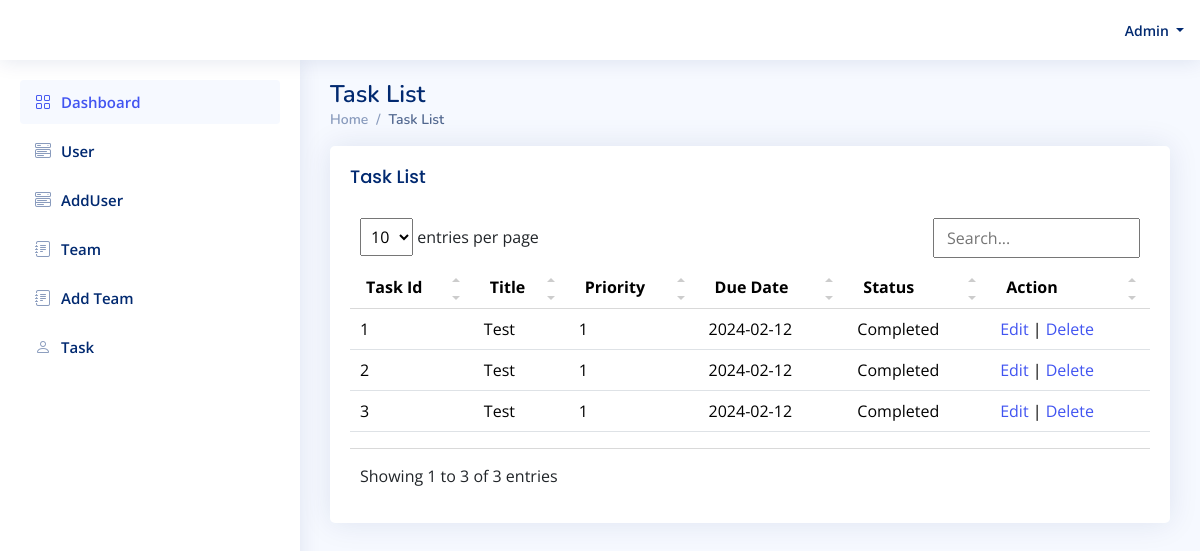
Screenshot of /tasks.php (signed in) with the database file from the repository.
### tables this page shows
CREATE TABLE `tasks` (
  `id` int(11) UNSIGNED NOT NULL,
  `title` varchar(255) NOT NULL,
  `description` text NOT NULL,
  `priority` tinyint(2) UNSIGNED NOT NULL COMMENT '1 => High, 2 => Normal, 3 => Low',
  `due_date` date NOT NULL,
  `status` tinyint(2) UNSIGNED NOT NULL DEFAULT 0 COMMENT '0=> Pending, 1 => Complete, 2=> In Progress,3 => Hold,  4 => Closed  ',
  `comment` text DEFAULT NULL,
  `file` varchar(255) DEFAULT NULL,
  `created` datetime NOT NULL,
  `modified` datetime NOT NULL
);

### classes/Task.php (called while the page is built, shortened)
<?php
class Task extends DB
{
    public static function getTask(){
        $qry = DB::$connection->query('SELECT * FROM `tasks`');
        $results = [];
        while($row = $qry->fetch_all(MYSQLI_ASSOC)){
            $results = $row;
        }
        return $results;
    }
}

### classes/Role.php (called while the page is built, shortened)
<?php
class Role extends DB
{
    public static function checkAccess($role_id, $action, $is_access =0){
        $stmt = DB::$connection->prepare('SELECT id, is_access FROM `user_role_access` WHERE role_id = ? AND `action` = ?');
        $stmt->bind_param("is", $role_id, $action);
        $stmt->execute();
        $result = $stmt->get_result();
        $row = $result->fetch_assoc();
        if($is_access){
            return $row['is_access'] ?? 0;
        } else {
            return $row['user_id'] ?? 0;
        }
    }
}

### tasks.php (the view, shortened to what this page needs)
<?php
include('config.php');
$user_id = $_SESSION['user']['id'];
if($_SESSION['user']['role_id']==3){
  $results = Task::getTaskByUser($user_id);
} else {
  $results = Task::getTask();
}
include('header.php');
include('header.inc');
include('left.inc');
?>
<main id="main" class="main">
<div class="pagetitle">
  <h1>Task List</h1>
  <nav>
    <ol class="breadcrumb">
      <li class="breadcrumb-item"><a href="/">Home</a></li>
      <li class="breadcrumb-item active">Task List</li>
    </ol>
  </nav>
</div>
<section class="section">
  <div class="row">
    <div class="col-lg-12">
      <div class="card">
        <div class="card-body">
          <h5 class="card-title">Task List</h5>
          <table class="table datatable">
            <thead>
              <tr>
                <th>Task Id</th>
                <th>Title</th>
                <th>Priority</th>
                <th>Due Date</th>
                <th>Status</th>
                <th>Action</th>
              </tr>
            </thead>
            <tbody>
                <?php
                if(!empty($results)){
                    foreach($results as $result){
                ?>
              <tr>
                <td><?php echo $result['id'];?></td>
                <td><?php echo $result['title'];?></td>
                <td><?php echo $result['priority'];?></td>
                <td><?php echo $result['due_date'];?></td>
                <td>
                  <?php if($result['status'] !=1) {
                     if($_SESSION['user']['role_id'] == 3) { ?>
                      <select id="status" name="status" class="form-select task_status" required data-id="<?php echo $result['id'];?>" onchange="update_status(<?php echo $result['id'];?>, this.value)">
                          <option>Choose Status...</option>
                          <?php foreach($task_status as $key => $val) { ?>
                          <option value="<?php echo $key; ?>"  <?php echo (isset($result['status']) && $result['status'] == $key) ? 'selected' :'' ?>><?php echo $val; ?></option>
                          <?php } ?>
                      </select>
                  <?php }  else { ?>
                    <?php echo $task_status[$result['status']]; ?> <a href="javascript:" onclick="update_status(<?php echo $result['id'];?>, 1, 0)">Complete Task</a>
                    <?php } } else { ?>
                      Completed
                      <?php } ?>
                </td>
                <td>
                  <?php if(Role::checkAccess($_SESSION['user']['role_id'], 'task_edit', 1)) { ?>
                    <a href="add_task.php?id=<?php echo $result['id'];?>">Edit</a> |
                  <?php } ?>
                  <?php if(Role::checkAccess($_SESSION['user']['role_id'], 'delete_task', 1)) { ?>
                    <a href="javascript:" onclick="delete_task(<?php echo $result['id'];?>)">Delete</a>
                  <?php } ?>
                  </td>
              </tr>
              <?php } } ?>
            </tbody>
          </table>
        </div>
      </div>
    </div>
  </div>
</section>
</main>
 <?php include('footer.php');

### assets/css/style.css (style rules this page uses)
:root { scroll-behavior: smooth; }
body { font-family: "Open Sans", sans-serif; background: #f6f9ff; color: #444444; }
a { color: #4154f1; text-decoration: none; }
h1, h2, h3, h4, h5, h6 { font-family: "Nunito", sans-serif; }
#main { margin-top: 60px; padding: 20px 30px; transition: all 0.3s; }
.pagetitle { margin-bottom: 10px; }
.pagetitle h1 { font-size: 24px; margin-bottom: 0; font-weight: 600; color: #012970; }
.card { margin-bottom: 30px; border: none; border-radius: 5px; box-shadow: 0px 0 30px rgba(1, 41, 112, 0.1); }
.card-title { padding: 20px 0 15px 0; font-size: 18px; font-weight: 500; color: #012970; font-family: "Poppins", sans-serif; }
.card-body { padding: 0 20px 20px 20px; }
.breadcrumb { font-size: 14px; font-family: "Nunito", sans-serif; color: #899bbd; font-weight: 600; }
.breadcrumb a { color: #899bbd; transition: 0.3s; }
.breadcrumb .breadcrumb-item::before { color: #899bbd; }
.breadcrumb .active { color: #51678f; font-weight: 600; }
@media (min-width: 1200px) { #main, #footer { margin-left: 300px; } }

### rows the page displays
tasks: id "1", title "Test", priority "1", due_date "2024-02-12", status "Completed"
tasks: id "2", title "Test", priority "1", due_date "2024-02-12", status "Completed"
tasks: id "3", title "Test", priority "1", due_date "2024-02-12", status "Completed"

### other values shown
$_SESSION['user']['name'] "Admin"
